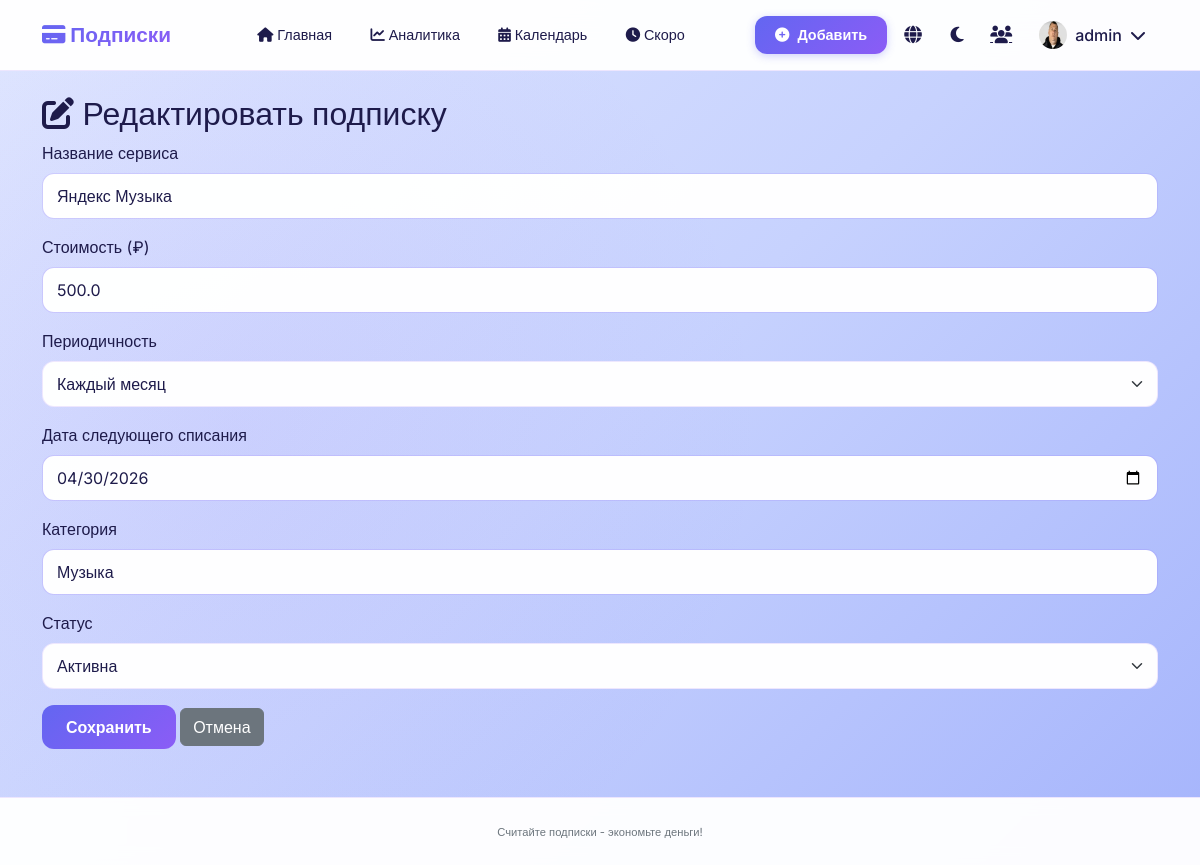
Page /edit/1 (signed in) on the committed database.
### models.py (models this page shows, shortened)
class Subscription(db.Model):
    id = db.Column(db.Integer, primary_key=True)
    user_id = db.Column(db.Integer, db.ForeignKey('user.id'), nullable=False)
    name = db.Column(db.String(100), nullable=False)
    cost = db.Column(db.Float, nullable=False)
    period = db.Column(db.String(20), nullable=False)
    next_payment_date = db.Column(db.Date, nullable=False, default=date.today)
    category = db.Column(db.String(50), nullable=False)
    status = db.Column(db.String(20), nullable=False, default='active')
    created_at = db.Column(db.Date, default=date.today)
    user = db.relationship('User', backref=db.backref('subscriptions', lazy=True))

### app.py (the view, shortened to what this page needs)
@app.route('/edit/<int:id>', methods=['GET', 'POST'])
@login_required
def edit(id):
    subscription = Subscription.query.get_or_404(id)
    if subscription.user_id != session['user_id'] and not session.get('is_admin'):
        flash('Чужая подписка', 'danger')
        return redirect(url_for('index'))
    return render_template('edit.html', sub=subscription)

### app.py (called while the page is built)
def login_required(f):
    @wraps(f)
    def decorated_function(*args, **kwargs):
        if 'user_id' not in session:
            flash('Пожалуйста, войдите в систему', 'warning')
            return redirect(url_for('login'))
        return f(*args, **kwargs)
    return decorated_function

### templates/edit.html (shortened to what this page needs)
{% extends "base.html" %}
{% block content %}
<h2><i class="fas fa-edit"></i> {% if session.lang == 'en' %}Edit Subscription{% else %}Редактировать подписку{% endif %}</h2>
<form method="POST">
    <div class="mb-3">
        <label class="form-label">{% if session.lang == 'en' %}Service name{% else %}Название сервиса{% endif %}</label>
        <input type="text" name="name" value="{{ sub.name }}" class="form-control" required>
    </div>
    <div class="mb-3">
        <label class="form-label">{% if session.lang == 'en' %}Cost (₽){% else %}Стоимость (₽){% endif %}</label>
        <input type="number" step="0.01" name="cost" value="{{ sub.cost }}" class="form-control" required>
    </div>
    <div class="mb-3">
        <label class="form-label">{% if session.lang == 'en' %}Period{% else %}Периодичность{% endif %}</label>
        <select name="period" class="form-select">
            <option value="month" {% if sub.period == 'month' %}selected{% endif %}>{% if session.lang == 'en' %}Monthly{% else %}Каждый месяц{% endif %}</option>
        </select>
    </div>
    <div class="mb-3">
        <label class="form-label">{% if session.lang == 'en' %}Next payment date{% else %}Дата следующего списания{% endif %}</label>
        <input type="date" name="next_payment_date" value="{{ sub.next_payment_date }}" class="form-control" required>
    </div>
    <div class="mb-3">
        <label class="form-label">{% if session.lang == 'en' %}Category{% else %}Категория{% endif %}</label>
        <input type="text" name="category" value="{{ sub.category }}" class="form-control">
    </div>
    <div class="mb-3">
        <label class="form-label">{% if session.lang == 'en' %}Status{% else %}Статус{% endif %}</label>
        <select name="status" class="form-select">
            <option value="active" {% if sub.status == 'active' %}selected{% endif %}>{% if session.lang == 'en' %}Active{% else %}Активна{% endif %}</option>
        </select>
    </div>
    <button type="submit" class="btn btn-primary">{% if session.lang == 'en' %}Save{% else %}Сохранить{% endif %}</button>
    <a href="/" class="btn btn-secondary">{% if session.lang == 'en' %}Cancel{% else %}Отмена{% endif %}</a>
</form>
{% endblock %}

### static/style.css (style rules this page uses)
* { margin: 0; padding: 0; box-sizing: border-box; }
body { font-family: 'Inter', sans-serif; transition: all 0.3s ease; min-height: 100vh; position: relative; overflow-x: hidden; }
body::before { content: ''; position: fixed; top: 0; left: 0; width: 100%; height: 100%; z-index: -2; background: linear-gradient(135deg, #e0e7ff 0%, #c7d2fe 50%, #a5b4fc 100%); }
body::after { content: ''; position: fixed; top: 0; left: 0; width: 100%; height: 100%; z-index: -1; background: radial-gradient(circle at 20% 50%, rgba(139, 92, 246, 0.08), transparent 50%); }
:root, [data-theme="light"] { --bg-primary: rgba(249, 250, 255, 0.96); --bg-secondary: rgba(255, 255, 255, 0.98); --text-primary: #1e1b4b; --text-secondary: #6d28d9; --text-muted: #6c757d; --card-bg: rgba(255, 255, 255, 0.96); --card-shadow: 0 12px 30px rgba(79, 70, 229, 0.08); --navbar-bg: rgba(255, 255, 255, 0.96); --border-color: rgba(139, 92, 246, 0.15); --success: #10b981; --warning: #f59e0b; --danger: #ef4444; --primary: #6366f1; --primary-dark: #4f46e5; --primary-light: #818cf8; --gradient: linear-gradient(135deg, #6366f1 0%, #8b5cf6 100%); }
body { background-color: transparent; color: var(--text-primary); }
.form-control, .form-select { background-color: var(--bg-secondary); border: 1px solid var(--border-color); color: var(--text-primary); border-radius: 12px; padding: 10px 14px; transition: all 0.2s; }
.btn-primary { background: var(--gradient); border: none; border-radius: 12px; padding: 10px 24px; font-weight: 600; transition: all 0.2s; }

### rows in the picture
Subscription: name "Яндекс Музыка", cost "500.0", period "Каждый месяц", next_payment_date "04/30/2026", category "Музыка", status "Активна"

### other values in the picture
{{ session.username }} "admin"
